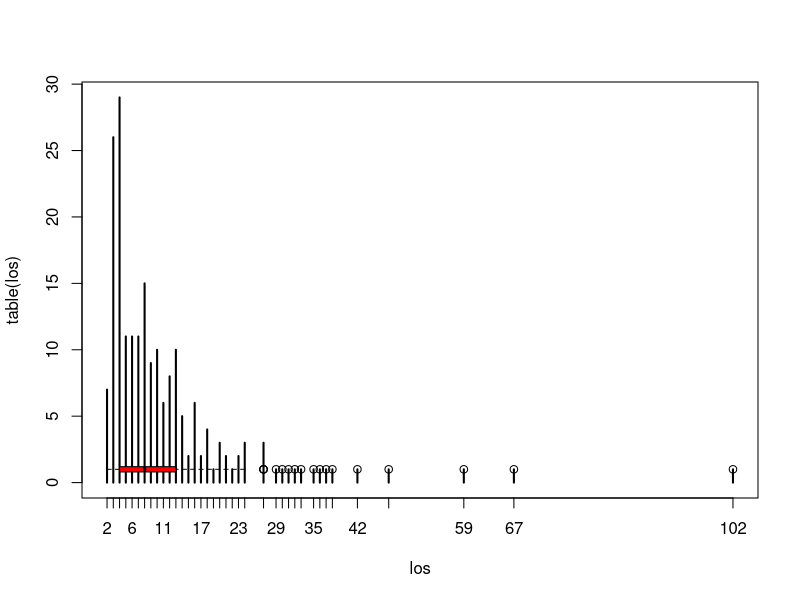
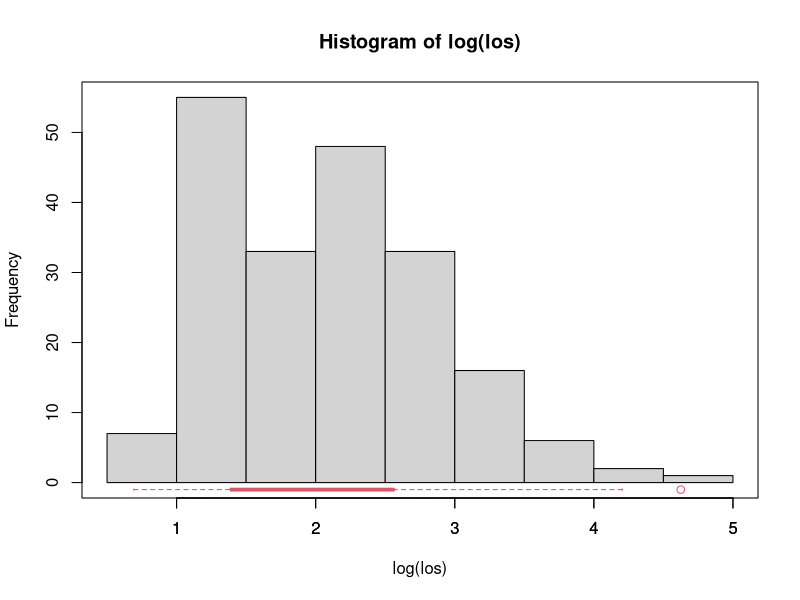
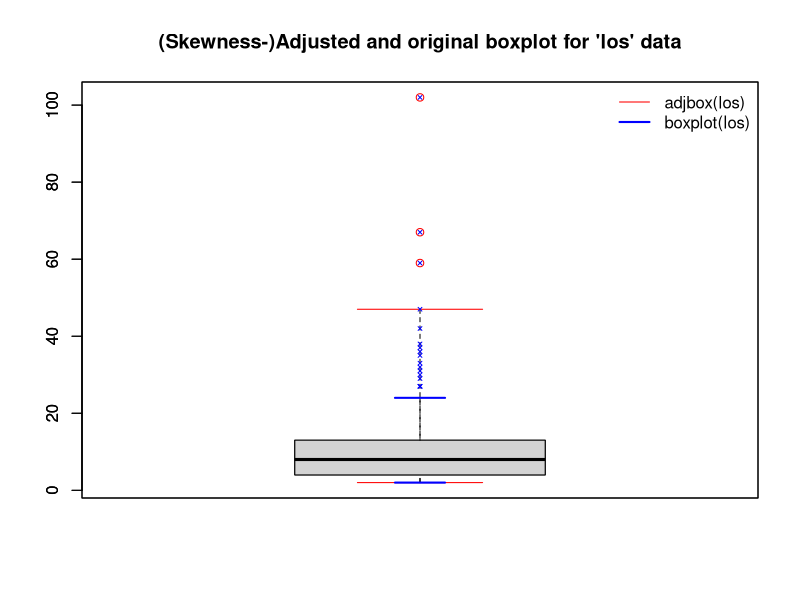

The R script that drew these images, in order:
library(robustbase)


### Name: los
### Title: Length of Stay Data
### Aliases: los
### Keywords: datasets

### ** Examples

 summary(los) # quite skewed, with median(.) = 8
 plot(table(los))
 boxplot(los, horizontal=TRUE, add=TRUE, col = "red", axes=FALSE)
 ##-> "outliers" instead of "just skewed"

 hist(log(los))
 boxplot(log(los), add=TRUE, col=2, border=2, horizontal = TRUE, at = -1)

 ## Hubert and Vandervieren (2006), p. 15, Fig. 11.
 adjbox(los, col = "gray", staplecol="red", outcol = "red",
        main = "(Skewness-)Adjusted and original boxplot for 'los' data")
 boxplot(los, add = TRUE, staplewex= 0.2, outcex= 0.5, outpch= 4,
         staplecol = "blue", outcol = "blue", staplelwd=2)
 legend("topright", c("adjbox(los)", "boxplot(los)"),
        col=c("red","blue"), lwd = 1:2, bty="n")
